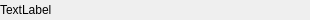
<?xml version="1.0" encoding="UTF-8"?>
<ui version="4.0">
 <class>QtTipsDlgView</class>
 <widget class="QDialog" name="QtTipsDlgView">
  <property name="geometry">
   <rect>
    <x>0</x>
    <y>0</y>
    <width>310</width>
    <height>20</height>
   </rect>
  </property>
  <property name="windowTitle">
   <string>QtTipsDlgView</string>
  </property>
  <widget class="QLabel" name="labelMsg">
   <property name="geometry">
    <rect>
     <x>0</x>
     <y>0</y>
     <width>310</width>
     <height>20</height>
    </rect>
   </property>
   <property name="text">
    <string>TextLabel</string>
   </property>
  </widget>
 </widget>
 <layoutdefault spacing="6" margin="11"/>
 <resources/>
 <connections/>
</ui>
